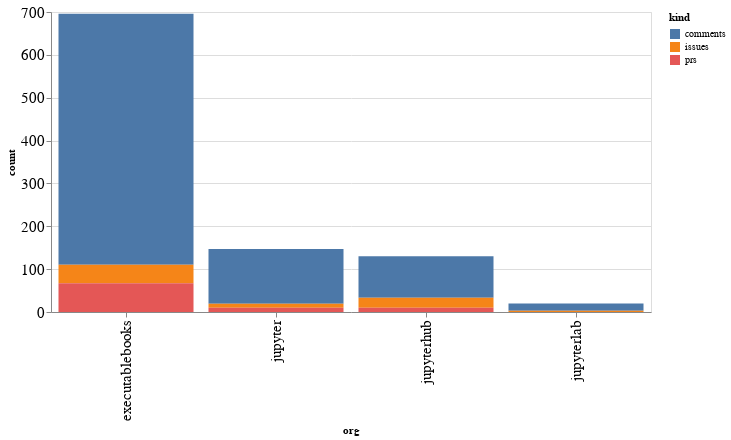

Notebook code cell kept with this figure:
### Code cell
alt.Chart(org_summaries, width=600).mark_bar().encode(
    x='org',
    y='count',
    color='kind',
    tooltip="org"
)

### Figure 1 — Vega-Lite specification as saved in the notebook (floating-point values rounded to 4 significant figures)
{"config": {"axisLeft": {"labelFontSize": 15}, "axisBottom": {"labelFontSize": 15}}, "data": {"name": "data-9701d093a7de9a78ca6b1b8cbafea20e"}, "mark": "bar", "encoding": {"color": {"type": "nominal", "field": "kind"}, "tooltip": {"type": "nominal", "field": "org"}, "x": {"type": "nominal", "field": "org"}, "y": {"type": "quantitative", "field": "count"}}, "width": 600, "$schema": "https://vega.github.io/schema/vega-lite/v4.8.1.json", "datasets": {"data-9701d093a7de9a78ca6b1b8cbafea20e": [{"org": "executablebooks", "kind": "comments", "count": 586}, {"org": "executablebooks", "kind": "issues", "count": 43}, {"org": "executablebooks", "kind": "prs", "count": 67}, {"org": "jupyter", "kind": "comments", "count": 128}, {"org": "jupyter", "kind": "issues", "count": 9}, {"org": "jupyter", "kind": "prs", "count": 10}, {"org": "jupyterhub", "kind": "comments", "count": 97}, {"org": "jupyterhub", "kind": "issues", "count": 23}, {"org": "jupyterhub", "kind": "prs", "count": 10}, {"org": "jupyterlab", "kind": "comments", "count": 17}, {"org": "jupyterlab", "kind": "issues", "count": 3}]}}
